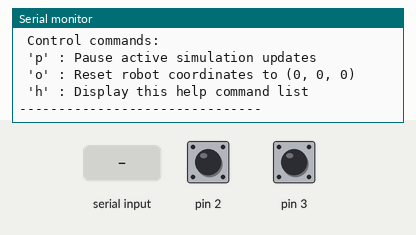
Simulated run of this sketch. Board: Arduino Uno, built with avr-gcc and run on an emulated ATmega328P. Parts: the last lines printed to the serial monitor. The inputs (shaded band) are chosen by the test bench; at power-on: pin 2 HIGH, pin 3 HIGH.

Above: at 1.7 s.
1.8 s: pin 2 pulled LOW for 0.15 s
At 2.7 s:
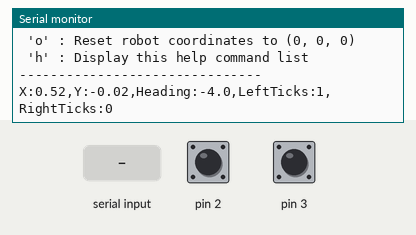
3.4 s: "f\n" received over Serial
At 3.64 s:
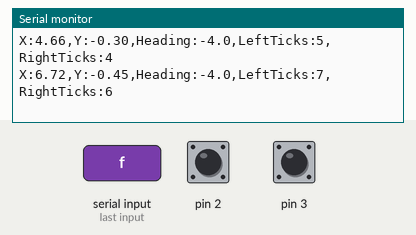
4.9 s: byte 108 ('l') received over Serial
At 5.04 s:
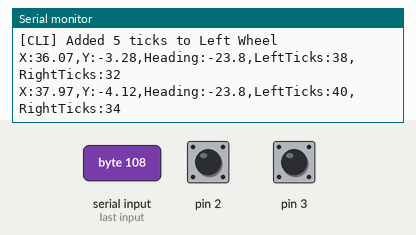
6.4 s: byte 114 ('r') received over Serial
At 6.54 s:
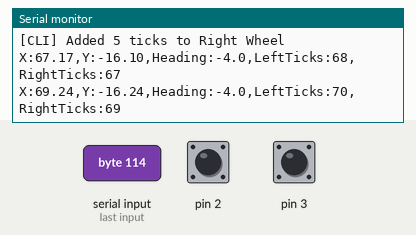
7.9 s: byte 99 ('c') received over Serial
At 8.15 s:
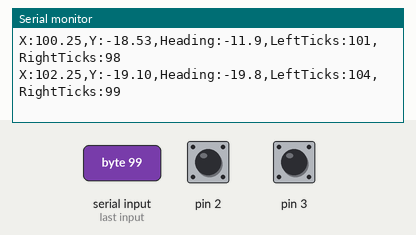
10.9 s: byte 116 ('t') received over Serial
At 11.15 s:
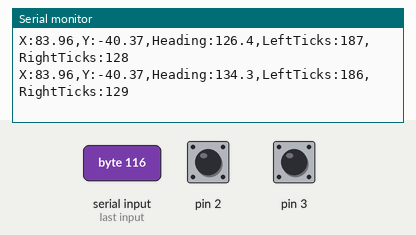
Timing chart, 0 to 13.9 s (numbered marks = the images above; inputs shaded):
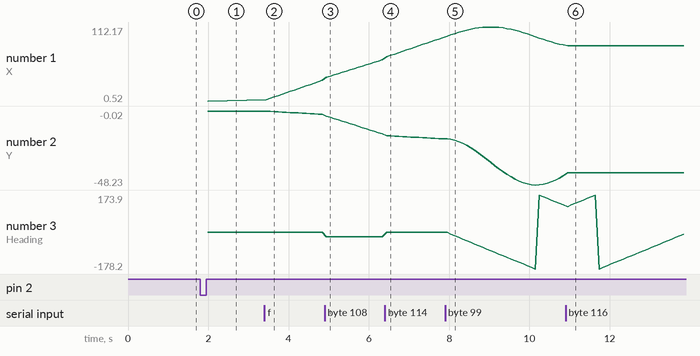

The sketch:

Day_96_Differential_Drive_Odometry.ino
```cpp
/*
 * 100 Projects with Arduino - Day 96
 * Project: Differential Drive Robot Odometry & Dead Reckoning
 *
 * DESCRIPTION:
 * This project implements local position estimation (odometry or dead reckoning) for a
 * two-wheeled differential drive mobile robot.
 *
 * By reading rotary encoders attached to the left and right wheels, the robot tracks its
 * coordinate position (X, Y) and heading (Theta) relative to its startup position (0, 0, 0).
 *
 * CORE MATHEMATICS (RUNGE-KUTTA MIDPOINT INTEGRATION):
 * 1. Wheel Displacement:
 *      dL = ticksLeft * DistancePerTick
 *      dR = ticksRight * DistancePerTick
 * 2. Linear Center Displacement:
 *      dC = (dL + dR) / 2
 * 3. Angular Yaw Displacement:
 *      dTheta = (dR - dL) / WheelTrack
 * 4. Coordinate Update (Midpoint approximation):
 *      thetaNew = thetaOld + dTheta
 *      XNew = xOld + dC * cos(thetaOld + dTheta / 2)
 *      YNew = yOld + dC * sin(thetaOld + dTheta / 2)
 *
 * INTERACTIVE CLI & KINEMATICS SIMULATOR:
 * To allow testing without physical encoders, the CLI allows manually incrementing/decrementing
 * encoder ticks or launching automated path simulations (straight line, circular orbit, pivot
 * turns). Telemetry is formatted for the Serial Plotter to visualize the robot's trajectory in 2D
 * space.
 *
 * WIRING (For real-world encoders):
 * - Left Encoder Signal (Interrupt A)  -> Pin 2 (INT0)
 * - Right Encoder Signal (Interrupt B) -> Pin 3 (INT1)
 * - Encoders powered by 5V and GND.
 */

// --- ROBOT PHYSICAL CONSTANTS (Dimensions in cm) ---
const float WHEEL_DIAMETER = 6.6f;  // Diameter of robot wheels (e.g. 66mm standard yellow wheel)
const int TICKS_PER_REV = 20;       // Encoder slots per revolution (standard plastic disc)
const float WHEEL_TRACK = 15.0f;    // Width between wheel contact patches (track width)

// Distance traveled per single encoder slot transition
// Distance = (pi * diameter) / ticks_per_rev
const float DISTANCE_PER_TICK = (PI * WHEEL_DIAMETER) / (float)TICKS_PER_REV;

// --- ODOMETRY STATE VARIABLES ---
volatile long leftEncoderTicks = 0;
volatile long rightEncoderTicks = 0;

float robotX = 0.0f;      // Position X (cm)
float robotY = 0.0f;      // Position Y (cm)
float robotTheta = 0.0f;  // Heading angle (Radians, 0 = facing along positive X axis)

// --- SIMULATION VARIABLES ---
bool autoSimActive = false;
char simPattern = 'f';  // 'f' = forward, 'c' = circle, 't' = spin turn
unsigned long lastSimUpdate = 0;
const unsigned long SIM_INTERVAL = 100;  // 10 Hz updates

void setup() {
  Serial.begin(9600);

  // Configure hardware encoder pins (uses internal pullups)
  pinMode(2, INPUT_PULLUP);
  pinMode(3, INPUT_PULLUP);

  // Attach external interrupts to count ticks
  attachInterrupt(digitalPinToInterrupt(2), leftEncoderISR, RISING);
  attachInterrupt(digitalPinToInterrupt(3), rightEncoderISR, RISING);

  Serial.println(F("=================================================="));
  Serial.println(F("Day 96: Differential Drive Robot Odometry"));
  Serial.println(F("=================================================="));

  printMenu();
}

void loop() {
  // 1. Run Automated Path Simulator if active
  if (autoSimActive && (millis() - lastSimUpdate >= SIM_INTERVAL)) {
    lastSimUpdate = millis();
    generateSimulatedTicks();
  }

  // 2. Perform Odometry Update Loop (Non-blocking)
  static unsigned long lastOdomUpdate = 0;
  if (millis() - lastOdomUpdate >= 50) {  // 20 Hz calculation frequency
    lastOdomUpdate = millis();
    updateRobotOdometry();
  }

  // 3. Poll Serial CLI Commands
  if (Serial.available() > 0) {
    char cmd = Serial.read();
    handleCLICommand(cmd);
  }
}

// =============================================================
//  INTERRUPT SERVICE ROUTINES (ISRS)
// =============================================================
void leftEncoderISR() {
  // In a real robot, we would check a direction pin to increment or decrement.
  // In this basic setup, we assume forward motion.
  leftEncoderTicks++;
}

void rightEncoderISR() {
  rightEncoderTicks++;
}

// =============================================================
//  ODOMETRY CORE KINEMATIC RESOLVER
// =============================================================
void updateRobotOdometry() {
  static long lastTicksL = 0;
  static long lastTicksR = 0;

  // Read volatile variables atomically
  long currentTicksL, currentTicksR;
  noInterrupts();
  currentTicksL = leftEncoderTicks;
  currentTicksR = rightEncoderTicks;
  interrupts();

  // Calculate delta ticks since last cycle
  long deltaL = currentTicksL - lastTicksL;
  long deltaR = currentTicksR - lastTicksR;

  // Save current ticks for next iteration
  lastTicksL = currentTicksL;
  lastTicksR = currentTicksR;

  // If the robot hasn't moved, skip integration to save CPU cycles
  if (deltaL == 0 && deltaR == 0) return;

  // 1. Calculate physical displacements for each wheel
  float dL = (float)deltaL * DISTANCE_PER_TICK;
  float dR = (float)deltaR * DISTANCE_PER_TICK;

  // 2. Calculate linear center displacement
  float dC = (dL + dR) / 2.0f;

  // 3. Calculate rotation change in radians
  float dTheta = (dR - dL) / WHEEL_TRACK;

  // 4. Integrate coordinate updates using midpoint approximation
  // Adds half of the heading change before calculating coordinate projection
  float midTheta = robotTheta + (dTheta / 2.0f);

  robotX += dC * cos(midTheta);
  robotY += dC * sin(midTheta);
  robotTheta += dTheta;

  // Constrain theta to the range [-pi, +pi] (standard robotics convention)
  if (robotTheta > PI) {
    robotTheta -= 2.0f * PI;
  } else if (robotTheta < -PI) {
    robotTheta += 2.0f * PI;
  }

  // Output kinematics telemetry for Serial Monitor / Plotter
  float thetaDeg = robotTheta * 180.0f / PI;
  Serial.print(F("X:"));
  Serial.print(robotX, 2);
  Serial.print(F(",Y:"));
  Serial.print(robotY, 2);
  Serial.print(F(",Heading:"));
  Serial.print(thetaDeg, 1);
  Serial.print(F(",LeftTicks:"));
  Serial.print(currentTicksL);
  Serial.print(F(",RightTicks:"));
  Serial.println(currentTicksR);
}

// =============================================================
//  PATH SIMULATION CONTROLS
// =============================================================
void generateSimulatedTicks() {
  noInterrupts();
  switch (simPattern) {
    case 'f':  // Path: Move Straight Forward
      leftEncoderTicks += 2;
      rightEncoderTicks += 2;
      break;
    case 'c':  // Path: Circle (Left wheel turns faster, tracing a curve to the right)
      leftEncoderTicks += 3;
      rightEncoderTicks += 1;
      break;
    case 't':  // Path: Turn on the spot (Spin turn CCW: left backwards, right forwards)
      leftEncoderTicks -= 1;
      rightEncoderTicks += 1;
      break;
  }
  interrupts();
}

void handleCLICommand(char cmd) {
  if (cmd == '\n' || cmd == '\r') return;

  switch (cmd) {
    // Manual ticks simulation
    case 'l':
      noInterrupts();
      leftEncoderTicks += 5;
      interrupts();
      Serial.println(F("[CLI] Added 5 ticks to Left Wheel"));
      break;
    case 'r':
      noInterrupts();
      rightEncoderTicks += 5;
      interrupts();
      Serial.println(F("[CLI] Added 5 ticks to Right Wheel"));
      break;

    // Simulation pattern selections
    case 'f':
    case 'F':
      simPattern = 'f';
      autoSimActive = true;
      Serial.println(F("[SIMULATOR] Pattern set to: STRAIGHT FORWARD"));
      break;
    case 'c':
    case 'C':
      simPattern = 'c';
      autoSimActive = true;
      Serial.println(F("[SIMULATOR] Pattern set to: CIRCULAR CURVE"));
      break;
    case 't':
    case 'T':
      simPattern = 't';
      autoSimActive = true;
      Serial.println(F("[SIMULATOR] Pattern set to: PIVOT SPIN TURN"));
      break;

    // Simulation state controls
    case 'p':
    case 'P':
      autoSimActive = false;
      Serial.println(F("[SIMULATOR] Path updates paused."));
      break;
    case 'o':
    case 'O':
      // Reset odometry coordinate system
      noInterrupts();
      leftEncoderTicks = 0;
      rightEncoderTicks = 0;
      interrupts();
      robotX = 0.0f;
      robotY = 0.0f;
      robotTheta = 0.0f;
      Serial.println(F("[SYSTEM] Odometry coordinate system reset to (0, 0, 0)"));
      break;

    case 'h':
    case 'H':
      printMenu();
      break;

    default:
      break;
  }
}

void printMenu() {
  Serial.println(F("\n--- ODOMETRY SIMULATION CLI ---"));
  Serial.println(F(" Manual Tick Simulation:"));
  Serial.println(F(" 'l' : Increment Left wheel ticks (+5)"));
  Serial.println(F(" 'r' : Increment Right wheel ticks (+5)"));
  Serial.println(F(" Auto Path Tracking (Updates at 10 Hz):"));
  Serial.println(F(" 'f' : Start Straight Forward simulation"));
  Serial.println(F(" 'c' : Start Circular Curve simulation"));
  Serial.println(F(" 't' : Start Pivot Spin Turn simulation"));
  Serial.println(F(" Control commands:"));
  Serial.println(F(" 'p' : Pause active simulation updates"));
  Serial.println(F(" 'o' : Reset robot coordinates to (0, 0, 0)"));
  Serial.println(F(" 'h' : Display this help command list"));
  Serial.println(F("-------------------------------\n"));
}
```

Measured:
- after the input at 1.8 s, the serial monitor: prints a new line after 0.19 s (image 1)
- after the input at 3.4 s, the serial monitor: prints a new line at once (image 2)
- after the input at 4.9 s, the serial monitor: prints a new line at once (image 3)
- after the input at 6.4 s, the serial monitor: prints a new line at once (image 4)
- after the input at 7.9 s, the serial monitor: prints a new line at once (image 5)
- after the input at 10.9 s, the serial monitor: prints a new line at once (image 6)
- plotted number 1: 0.52 → 31.55 after the input at 3.4 s, 31.55 → 62.64 after the input at 4.9 s, 62.64 → 96.13 after the input at 6.4 s, 96.13 → 85.07 after the input at 7.9 s
- plotted number 2: -0.02 → -2.17 after the input at 3.4 s, -2.17 → -14.98 after the input at 4.9 s, -14.98 → -18.1 after the input at 6.4 s, -18.1 → -42.12 after the input at 7.9 s
